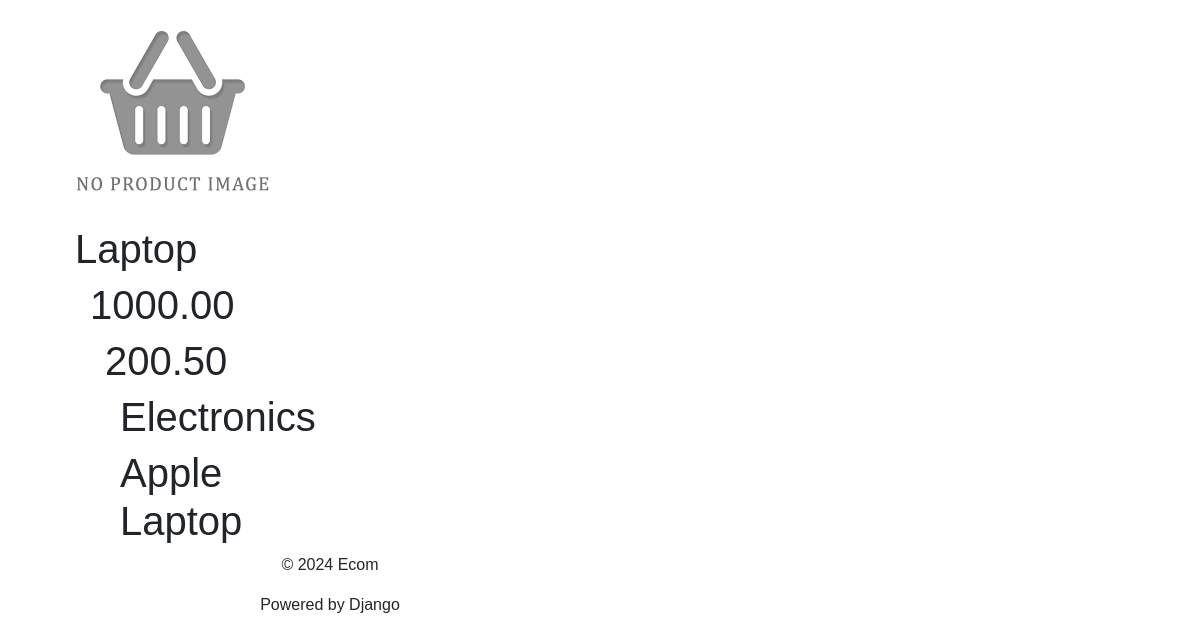
The app's page /shop/product_detail/6 with its own data.
### shop/models.py (models this page shows, shortened)
class Product(models.Model):
    title = models.CharField(max_length=255)
    price = models.DecimalField(max_digits=10, decimal_places=2)
    discount_price = models.DecimalField(
        max_digits=10, decimal_places=2, blank=True, null=True
    )
    category = models.CharField(max_length=255)
    description = models.TextField()
    image_url = models.ImageField(
        upload_to="product_images/", default="product_images/default.png"
    )
    class Meta:
        verbose_name_plural = "Products"
        verbose_name = "Product"
        ordering = ["title"]

### shop/views.py (the view)
# urls.py: path("product_detail/<int:id>", views.product_detail, name="product_detail"),
def product_detail(request, id):
    product = Product.objects.get(id=id)
    return render(request, "shop/product_detail.html", {"product": product})

### shop/templates/shop/product_detail.html (shortened to what this page needs)
{% extends 'base.html' %} <br />
{% block content %}
<div class="container">
  <div class="row">
    <div class="col-md-6">
      <div class="row">
        <div class="col-md-12">
          <img
            src="{{ product.image_url.url }}"
            target="_blank"
            alt="product"
          />
        </div>
      </div>
    </div>
  </div>
  <div class="col-md-6">
    <div class="row">
      <div class="col-md-12">
        <h1>{{ product.title }}</h1>
      </div>
    </div>
    <div class="col-md-6">
      <div class="row">
        <div class="col-md-12">
          <h1>{{ product.price }}</h1>
        </div>
      </div>
      <div class="col-md-6">
        <div class="row">
          <div class="col-md-12">
            <h1>{{ product.discount_price }}</h1>
          </div>
        </div>
        <div class="col-md-6">
          <div class="row">
            <div class="col-md-12">
              <h1>{{ product.category }}</h1>
            </div>
          </div>
        </div>
        <div class="col-md-6">
          <div class="row">
            <div class="col-md-12">
              <h1>{{ product.description }}</h1>
            </div>
          </div>
        </div>
      </div>
      {% endblock %}

### shop/static/css/style.css (style rules this page uses)
body { margin: 0; padding: 0; font-family: "Poppins", sans-serif; }

### shop/static/css/variable.css (style rules this page uses)
:root { --card-text-color: green; --card-text-font-weight: 300; --card-title-color: blue; --card-title-font-weight: 300; }

### records on screen
Product: image_url (placeholder picture), title "Laptop", price "1000.00", discount_price "200.50", category "Electronics", description "Apple Laptop"
